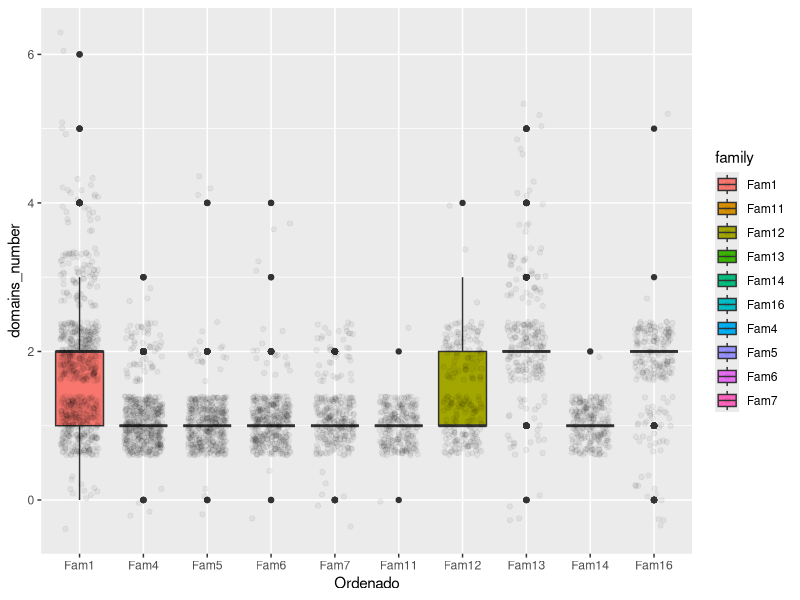
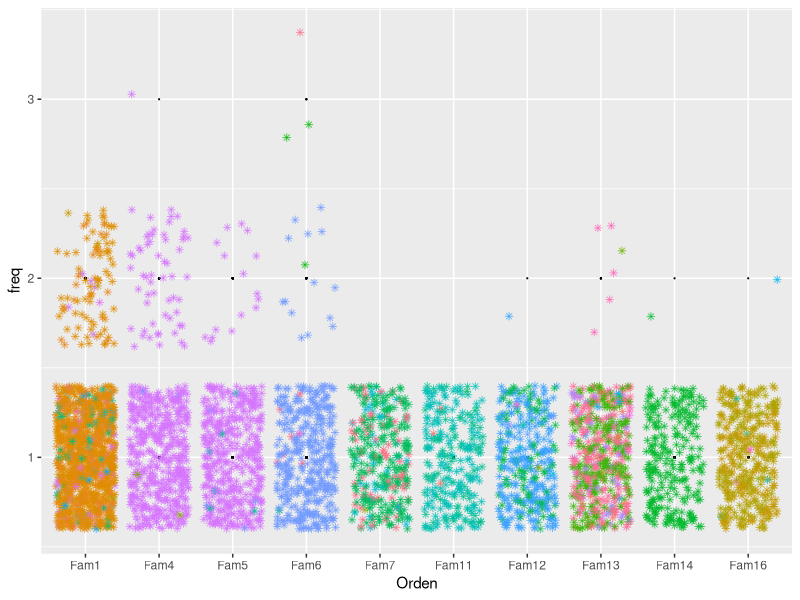
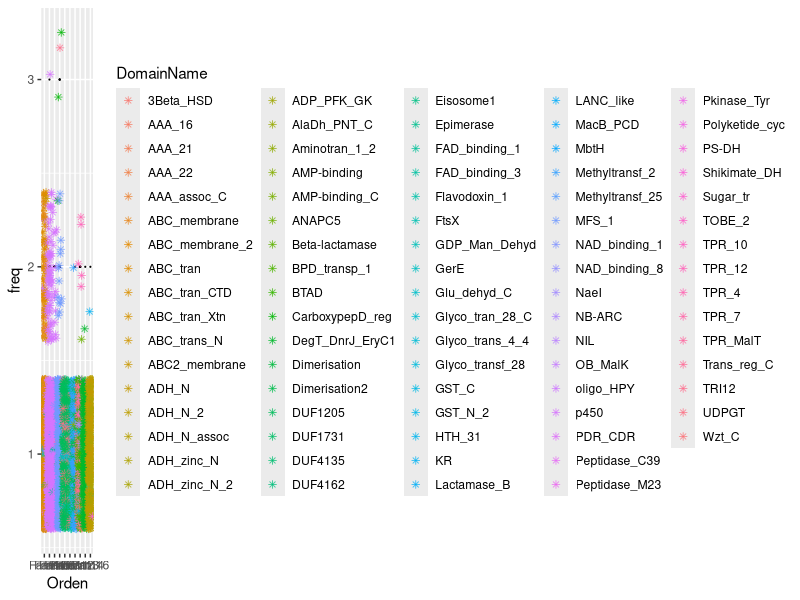
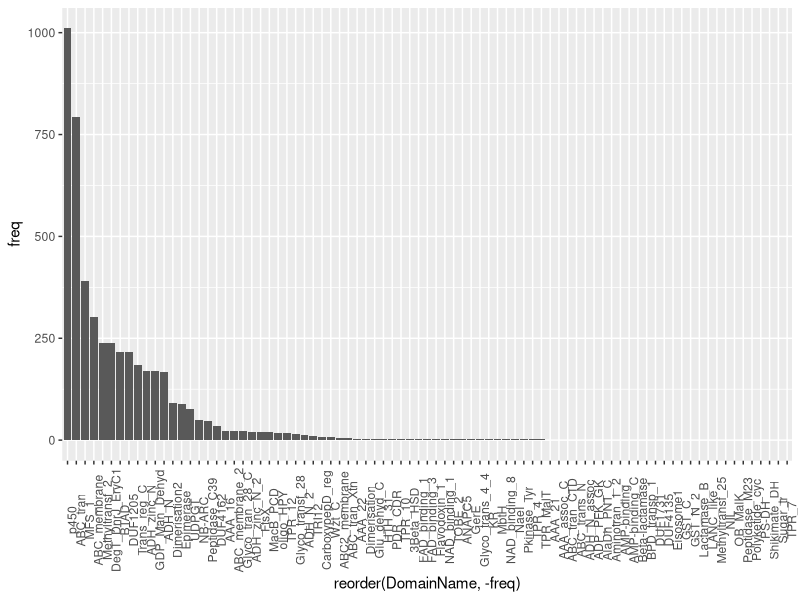

The R script that drew these images, in order: (Note: this script raises an error after producing the figures.)
## ---- chunk 1
library(readr)
library(ggplot2)
library(plyr)
library( reshape )

## ---- chunk 2
## Alan hay que entregar la tabla ordenada numéricamente  
FIRSTmission_MOD4 <- read_delim("FIRSTmission_MOD4.csv", "\t", escape_double = FALSE, col_names = FALSE, trim_ws = TRUE)
head(FIRSTmission_MOD4)
#Familia1 numDominios
#Cada renglón es una ocurrencia de un gen de la familia 1
colnames(FIRSTmission_MOD4)=c("family","domains_number")
FIRSTmission_MOD4$Ordenado<-factor(FIRSTmission_MOD4$family, unique(as.character(FIRSTmission_MOD4$family)))
#factor(FIRSTmission_MOD2$family, as.character(FIRSTmission_MOD2$family))
## Falta sort families
#p<-ggplot(FIRSTmission_MOD4,aes(x=Ordenado,y=domains_number,group=family))+geom_boxplot()
#p
#p<-ggplot(FIRSTmission_MOD2,aes(x=reorder(family,domains_number,FUN=mean),y=domains_number,fill=family))+geom_boxplot()+geom_jitter(width=0.3,alpha=0.05)  + xlab("family")+coord_flip()
#p
#p<-ggplot(FIRSTmission_MOD2,aes(x=family,y=domains_number,fill=family))+geom_boxplot()+geom_jitter(width=0.3,alpha=0.05)  + xlab("family")

#ggplot(FIRSTmission_MOD2,aes(x=family,y=domains_number,fill=family,color=cyl)) + geom_point()+geom_jitter(width=0.3,alpha=0.05)  + xlab("family")

p<-ggplot(FIRSTmission_MOD4,aes(x=Ordenado,y=domains_number,fill=family))+geom_boxplot()+geom_jitter(width=0.3,alpha=0.05)  + xlab("Ordenado")
p
## ---- chunk 3
#ggplot(FIRSTmission_MOD2,aes(x=family,y=domains_number,fill=family,color=cyl)) + geom_point()+geom_jitter(width=0.3,alpha=0.05)  + xlab("family")


TableDomain <- read_delim("../OUTPUTS/THIRDmission_v2.csv", "\t", escape_double = FALSE, trim_ws = TRUE)
TableDomain$OrdenTD<-factor(TableDomain$Family, unique(as.character(TableDomain$Family)))
cuenta2<-count(TableDomain,c("Family","Gen","DomainName"))
cuenta2
cuenta2$Orden<-factor(cuenta2$Family, unique(as.character(TableDomain$Family)))

p <- ggplot(cuenta2, aes(Orden, freq)) + geom_point(size = 0.1) + geom_jitter(aes(colour = DomainName),width=0.4,alpha=0.7,shape = 8)+ theme(legend.position = "none")
p
p+ theme(legend.position = "right")


## ---- chunk 4
TableDomain
DomTable<-count(TableDomain,c("Family","DomainName"))

Dominios<-TableDomain
Dominios$freq<-NULL
DomainCount<-count(Dominios,c("DomainName"))
DomainCount
#order(count(Dominios,c("DomainName")))
#Dominios$DomainName<-factor(Dominios$DomainName, levels = Dominios$DomainName[order(count(Dominios,c("DomainName")))])
ggplot(DomainCount, aes(x=reorder(DomainName,-freq),y=freq)) + geom_histogram(stat = "identity") +  theme(axis.text.x = element_text(angle = 90))


## ---- chunk 5
## Objetivo Contar ocurrencias de dominio por familia y obtener la frecuencia de dominio por familia 
## Data frame 
# Dominio Familia OcurrenciaRelativa

HeadTable<-head(TableDomain,10)
HeadTable
HeadTable[5,1]<-"fam2"
HeadTable[6,1]<-"fam2"
HeadTable[5,"MembersFamily"]<-"50"
HeadTable[6,"MembersFamily"]<-"50"
HeadTable$Percentage<-HeadTable$MembersFamily

HeadTable
#HeadTable.m<-melt(HeadTable)
#TailTable
#ShortTable<-join(HeadTable,TailTable,by.x = "DomainName",by.y = "DomainName")
#ShortTable
DomTable<-count(TableDomain,c("Family","DomainName"))
#Dominios2<-count(TableDomain,c("Family","DomainName"))

Dominios<-DomTable
Dominios$freq<-NULL
Genes=count(TableDomain,c("Family"))

#Dominios2<-count(TableDomain,c("Family","DomainName"))
#Dominios2$freq<-NULL
Genes=count(TableDomain,c("Family"))


## Funcion que regrese para cada familia y dominio su frecuencia 
FrecuenciaDominioFamilia<-function(x){
  #x is a row x[1]=Family x[2]=DomainName
  familia<-x[1]
  dominio<-x[2]
  
 NumGenes<-(Genes$freq[which(Genes$Family==familia)]) 
#result<-NumGenes
  ## contar genes familia
 FreqDom<-DomTable$freq[which(DomTable$Family==familia & DomTable$DomainName==dominio)]
 result<-FreqDom/NumGenes
 return(result)
}

DomTable$DomFreq<-apply(DomTable,1,FrecuenciaDominioFamilia)

ggplot(DomTable, aes(x=reorder(DomainName,-DomFreq),y=DomTable$DomFreq,fill=DomTable$Family)) +geom_bar(stat = "identity")+  theme(axis.text.x = element_text(angle = 90))
